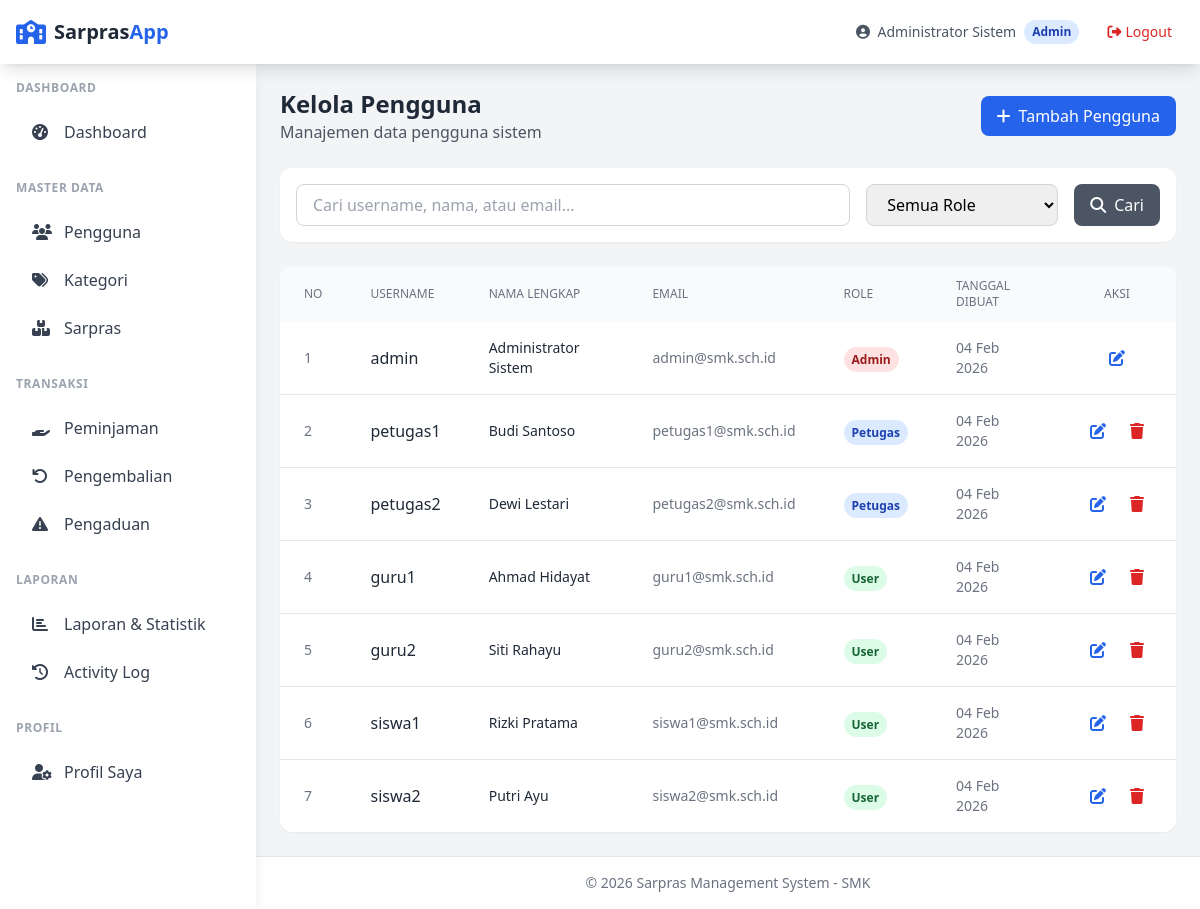
Screenshot of /admin/users/index.php (signed in) with the database file from the repository.
### tables this page shows
CREATE TABLE users (
    id INT AUTO_INCREMENT PRIMARY KEY,
    username VARCHAR(50) NOT NULL UNIQUE,
    password VARCHAR(255) NOT NULL,
    email VARCHAR(100),
    nama_lengkap VARCHAR(100) NOT NULL,
    role ENUM('admin', 'petugas', 'user') NOT NULL DEFAULT 'user',
    phone VARCHAR(20),
    created_at TIMESTAMP DEFAULT CURRENT_TIMESTAMP,
    updated_at TIMESTAMP DEFAULT CURRENT_TIMESTAMP ON UPDATE CURRENT_TIMESTAMP
);

### includes/auth.php (called while the page is built, shortened)
<?php
require_once __DIR__ . '/../config/database.php';
function isLoggedIn()
{
    return isset($_SESSION['user_id']) && !empty($_SESSION['user_id']);
}
function getCurrentUser()
{
    return [
        'id' => $_SESSION['user_id'],
        'username' => $_SESSION['username'],
        'nama_lengkap' => $_SESSION['nama_lengkap'],
        'role' => $_SESSION['role']
    ];
}

### config/database.php (called while the page is built, shortened)
<?php
function getConnection() {
    static $pdo = null;
    if ($pdo === null) {
        try {
            $dsn = "mysql:host=" . DB_HOST . ";dbname=" . DB_NAME . ";charset=" . DB_CHARSET;
            $options = [
                PDO::ATTR_ERRMODE => PDO::ERRMODE_EXCEPTION,
                PDO::ATTR_DEFAULT_FETCH_MODE => PDO::FETCH_ASSOC,
                PDO::ATTR_EMULATE_PREPARES => false,
            ];
            $pdo = new PDO($dsn, DB_USER, DB_PASS, $options);
        } catch (PDOException $e) {
            die("Database connection failed: " . $e->getMessage());
        }
    }
    return $pdo;
}
function query($sql, $params = []) {
    $pdo = getConnection();
    $stmt = $pdo->prepare($sql);
    $stmt->execute($params);
    return $stmt;
}
function fetchAll($sql, $params = []) {
    return query($sql, $params)->fetchAll();
}
function fetch($sql, $params = []) {
    return query($sql, $params)->fetch();
}

### includes/functions.php (called while the page is built, shortened)
<?php
function sanitize($input)
{
    return htmlspecialchars(trim($input), ENT_QUOTES, 'UTF-8');
}
function e($string)
{
    return htmlspecialchars($string ?? '', ENT_QUOTES, 'UTF-8');
}
function formatDate($date, $format = 'd M Y')
{
    return date($format, strtotime($date));
}
function paginate($totalItems, $currentPage = 1, $perPage = 10)
{
    $totalPages = ceil($totalItems / $perPage);
    $currentPage = max(1, min($currentPage, $totalPages));
    $offset = ($currentPage - 1) * $perPage;
    return [
        'total_items' => $totalItems,
        'total_pages' => $totalPages,
        'current_page' => $currentPage,
        'per_page' => $perPage,
        'offset' => $offset,
        'has_prev' => $currentPage > 1,
        'has_next' => $currentPage < $totalPages,
    ];
}

### admin/users/index.php (the view, shortened to what this page needs)
<?php
require_once __DIR__ . '/../../includes/auth.php';
require_once __DIR__ . '/../../includes/functions.php';
$page = max(1, intval($_GET['page'] ?? 1));
$perPage = 10;
$search = sanitize($_GET['search'] ?? '');
$where = "WHERE 1=1";
$params = [];
$totalItems = fetch("SELECT COUNT(*) as count FROM users $where", $params)['count'];
$pagination = paginate($totalItems, $page, $perPage);
$users = fetchAll("
    SELECT * FROM users
    $where
    ORDER BY created_at DESC
    LIMIT {$pagination['per_page']} OFFSET {$pagination['offset']}
", $params);
require_once __DIR__ . '/../../includes/header.php';
?>
<div class="space-y-6">
    <div class="flex flex-col sm:flex-row sm:items-center sm:justify-between gap-4">
        <div>
            <h1 class="text-2xl font-bold text-gray-800">Kelola Pengguna</h1>
            <p class="text-gray-600">Manajemen data pengguna sistem</p>
        </div>
        <a href="create.php" class="inline-flex items-center px-4 py-2 bg-blue-600 text-white font-medium rounded-lg hover:bg-blue-700 transition">
            <i class="fas fa-plus mr-2"></i>Tambah Pengguna
        </a>
    </div>
    <div class="bg-white rounded-xl shadow-sm p-4">
        <form method="GET" class="flex flex-col sm:flex-row gap-4">
            <div class="flex-1">
                <input type="text" name="search" value="<?= e($search) ?>"
                    placeholder="Cari username, nama, atau email..."
                    class="w-full px-4 py-2 border border-gray-300 rounded-lg focus:ring-2 focus:ring-blue-500 focus:border-blue-500">
            </div>
            <div class="w-full sm:w-48">
                <select name="role" class="w-full px-4 py-2 border border-gray-300 rounded-lg focus:ring-2 focus:ring-blue-500 focus:border-blue-500">
                    <option value="">Semua Role</option>
                </select>
            </div>
            <button type="submit" class="px-4 py-2 bg-gray-600 text-white rounded-lg hover:bg-gray-700 transition">
                <i class="fas fa-search mr-2"></i>Cari
            </button>
        </form>
    </div>
    <div class="bg-white rounded-xl shadow-sm overflow-hidden">
        <div class="overflow-x-auto">
            <table class="w-full">
                <thead class="bg-gray-50">
                    <tr>
                        <th class="px-6 py-3 text-left text-xs font-medium text-gray-500 uppercase">No</th>
                        <th class="px-6 py-3 text-left text-xs font-medium text-gray-500 uppercase">Username</th>
                        <th class="px-6 py-3 text-left text-xs font-medium text-gray-500 uppercase">Nama Lengkap</th>
                        <th class="px-6 py-3 text-left text-xs font-medium text-gray-500 uppercase">Email</th>
                        <th class="px-6 py-3 text-left text-xs font-medium text-gray-500 uppercase">Role</th>
                        <th class="px-6 py-3 text-left text-xs font-medium text-gray-500 uppercase">Tanggal Dibuat</th>
                        <th class="px-6 py-3 text-center text-xs font-medium text-gray-500 uppercase">Aksi</th>
                    </tr>
                </thead>
                <tbody class="divide-y divide-gray-200">
                    <?php if (empty($users)): ?>
                        <tr>
                            <td colspan="7" class="px-6 py-8 text-center text-gray-500">
                                <i class="fas fa-inbox text-4xl mb-3 block"></i>
                                Tidak ada data pengguna
                            </td>
                        </tr>
                    <?php else: ?>
                        <?php foreach ($users as $i => $user): ?>
                            <tr class="hover:bg-gray-50">
                                <td class="px-6 py-4 text-sm text-gray-500">
                                    <?= $pagination['offset'] + $i + 1 ?>
                                </td>
                                <td class="px-6 py-4">
                                    <span class="font-medium text-gray-800"><?= e($user['username']) ?></span>
                                </td>
                                <td class="px-6 py-4 text-sm text-gray-800">
                                    <?= e($user['nama_lengkap']) ?>
                                </td>
                                <td class="px-6 py-4 text-sm text-gray-500">
                                    <?= e($user['email'] ?? '-') ?>
                                </td>
                                <td class="px-6 py-4">
                                    <?php
                                    $roleBadges = [
                                        'admin' => 'bg-red-100 text-red-800',
                                        'petugas' => 'bg-blue-100 text-blue-800',
                                        'user' => 'bg-green-100 text-green-800',
                                    ];
                                    $badgeClass = $roleBadges[$user['role']] ?? 'bg-gray-100 text-gray-800';
                                    ?>
                                    <span class="px-2 py-1 text-xs font-semibold rounded-full <?= $badgeClass ?>">
                                        <?= ucfirst($user['role']) ?>
                                    </span>
                                </td>
                                <td class="px-6 py-4 text-sm text-gray-500">
                                    <?= formatDate($user['created_at']) ?>
                                </td>
                                <td class="px-6 py-4">
                                    <div class="flex items-center justify-center space-x-2">
                                        <a href="edit.php?id=<?= $user['id'] ?>"
                                            class="p-2 text-blue-600 hover:bg-blue-50 rounded-lg transition" title="Edit">
                                            <i class="fas fa-edit"></i>
                                        </a>
                                        <?php if ($user['id'] != $currentUser['id']): ?>
                                            <a href="delete.php?id=<?= $user['id'] ?>"
                                                onclick="return confirm('Yakin ingin menghapus pengguna ini?')"
                                                class="p-2 text-red-600 hover:bg-red-50 rounded-lg transition" title="Hapus">
                                                <i class="fas fa-trash"></i>
                                            </a>
                                        <?php endif; ?>
                                    </div>
                                </td>
                            </tr>
                        <?php endforeach; ?>
                    <?php endif; ?>
                </tbody>
            </table>
        </div>
    </div>
</div>
<?php require_once __DIR__ . '/../../includes/footer.php'; ?>

### includes/header.php (shortened to what this page needs)
<?php
$currentUser = getCurrentUser();
$currentRole = $currentUser['role'] ?? '';
?>
<!DOCTYPE html>
<html lang="id">
<head>
    <script src="https://cdn.tailwindcss.com"></script>
    <link rel="stylesheet" href="https://cdnjs.cloudflare.com/ajax/libs/font-awesome/6.4.0/css/all.min.css">
</head>
<body class="bg-gray-100 min-h-screen">
    <?php if (isLoggedIn()): ?>
        <nav class="bg-white shadow-lg fixed w-full z-50">
            <div class="max-w-full mx-auto px-4">
                <div class="flex justify-between h-16">
                    <div class="flex items-center">
                        <a href="/sarpras_lagi/" class="flex items-center ml-2 lg:ml-0">
                            <i class="fas fa-school text-primary-600 text-2xl mr-2"></i>
                            <span class="font-bold text-xl text-gray-800">Sarpras<span class="text-primary-600">App</span></span>
                        </a>
                    </div>
                    <div class="flex items-center space-x-4">
                        <div class="hidden sm:flex items-center space-x-2">
                            <span class="text-sm text-gray-600">
                                <i class="fas fa-user-circle mr-1"></i>
                                <?= e($currentUser['nama_lengkap']) ?>
                            </span>
                            <span class="px-2 py-1 text-xs font-semibold rounded-full bg-primary-100 text-primary-800">
                                <?= ucfirst($currentRole) ?>
                            </span>
                        </div>
                        <a href="/sarpras_lagi/logout.php" class="flex items-center px-3 py-2 text-sm text-red-600 hover:bg-red-50 rounded-lg transition">
                            <i class="fas fa-sign-out-alt mr-1"></i>
                            <span class="hidden sm:inline">Logout</span>
                        </a>
                    </div>
                </div>
            </div>
        </nav>
        <div class="flex pt-16">
            <aside id="sidebar" class="fixed left-0 top-16 h-[calc(100vh-4rem)] w-64 bg-white shadow-lg transform -translate-x-full lg:translate-x-0 transition-transform duration-300 ease-in-out z-40 overflow-y-auto">
                <nav class="p-4">
                    <?php if ($currentRole === 'admin'): ?>
                        <div class="mb-6">
                            <p class="text-xs font-semibold text-gray-400 uppercase tracking-wider mb-3">Dashboard</p>
                            <a href="/sarpras_lagi/admin/dashboard.php" class="sidebar-link flex items-center px-4 py-3 text-gray-700 hover:bg-gray-50 rounded-lg transition">
                                <i class="fas fa-tachometer-alt w-5 mr-3"></i>
                                Dashboard
                            </a>
                        </div>
                        <div class="mb-6">
                            <p class="text-xs font-semibold text-gray-400 uppercase tracking-wider mb-3">Master Data</p>
                            <a href="/sarpras_lagi/admin/users/" class="sidebar-link flex items-center px-4 py-3 text-gray-700 hover:bg-gray-50 rounded-lg transition">
                                <i class="fas fa-users w-5 mr-3"></i>
                                Pengguna
                            </a>
                            <a href="/sarpras_lagi/admin/kategori/" class="sidebar-link flex items-center px-4 py-3 text-gray-700 hover:bg-gray-50 rounded-lg transition">
                                <i class="fas fa-tags w-5 mr-3"></i>
                                Kategori
                            </a>
                            <a href="/sarpras_lagi/admin/sarpras/" class="sidebar-link flex items-center px-4 py-3 text-gray-700 hover:bg-gray-50 rounded-lg transition">
                                <i class="fas fa-boxes w-5 mr-3"></i>
                                Sarpras
                            </a>
                        </div>
                        <div class="mb-6">
                            <p class="text-xs font-semibold text-gray-400 uppercase tracking-wider mb-3">Transaksi</p>
                            <a href="/sarpras_lagi/admin/peminjaman/" class="sidebar-link flex items-center px-4 py-3 text-gray-700 hover:bg-gray-50 rounded-lg transition">
                                <i class="fas fa-hand-holding w-5 mr-3"></i>
                                Peminjaman
                            </a>
                            <a href="/sarpras_lagi/admin/pengembalian/" class="sidebar-link flex items-center px-4 py-3 text-gray-700 hover:bg-gray-50 rounded-lg transition">
                                <i class="fas fa-undo w-5 mr-3"></i>
                                Pengembalian
                            </a>
                            <a href="/sarpras_lagi/admin/pengaduan/" class="sidebar-link flex items-center px-4 py-3 text-gray-700 hover:bg-gray-50 rounded-lg transition">
                                <i class="fas fa-exclamation-triangle w-5 mr-3"></i>
                                Pengaduan
                            </a>
                        </div>
                        <div class="mb-6">
                            <p class="text-xs font-semibold text-gray-400 uppercase tracking-wider mb-3">Laporan</p>
                            <a href="/sarpras_lagi/admin/laporan/" class="sidebar-link flex items-center px-4 py-3 text-gray-700 hover:bg-gray-50 rounded-lg transition">
                                <i class="fas fa-chart-bar w-5 mr-3"></i>
                                Laporan & Statistik
                            </a>
                            <a href="/sarpras_lagi/admin/laporan/activity_log.php" class="sidebar-link flex items-center px-4 py-3 text-gray-700 hover:bg-gray-50 rounded-lg transition">
                                <i class="fas fa-history w-5 mr-3"></i>
                                Activity Log
                            </a>
                        </div>
                    <?php endif; ?>
                    <div class="mb-6">
                        <p class="text-xs font-semibold text-gray-400 uppercase tracking-wider mb-3">Profil</p>
                        <a href="/sarpras_lagi/profile.php" class="sidebar-link flex items-center px-4 py-3 text-gray-700 hover:bg-gray-50 rounded-lg transition">
                            <i class="fas fa-user-cog w-5 mr-3"></i>
                            Profil Saya
                        </a>
                    </div>
                </nav>
            </aside>
            <main class="flex-1 lg:ml-64 p-6">
            <?php endif; ?>

### rows the page displays
users: nama_lengkap "Administrator Sistem", role "Admin", offset "1", username "admin", email "admin@smk.sch.id", created_at "04 Feb 2026"
users: offset "2", username "petugas1", nama_lengkap "Budi Santoso", email "petugas1@smk.sch.id", role "Petugas", created_at "04 Feb 2026"
users: offset "3", username "petugas2", nama_lengkap "Dewi Lestari", email "petugas2@smk.sch.id", role "Petugas", created_at "04 Feb 2026"
users: offset "4", username "guru1", nama_lengkap "Ahmad Hidayat", email "guru1@smk.sch.id", role "User", created_at "04 Feb 2026"
users: offset "5", username "guru2", nama_lengkap "Siti Rahayu", email "guru2@smk.sch.id", role "User", created_at "04 Feb 2026"
users: offset "6", username "siswa1", nama_lengkap "Rizki Pratama", email "siswa1@smk.sch.id", role "User", created_at "04 Feb 2026"
users: offset "7", username "siswa2", nama_lengkap "Putri Ayu", email "siswa2@smk.sch.id", role "User", created_at "04 Feb 2026"
